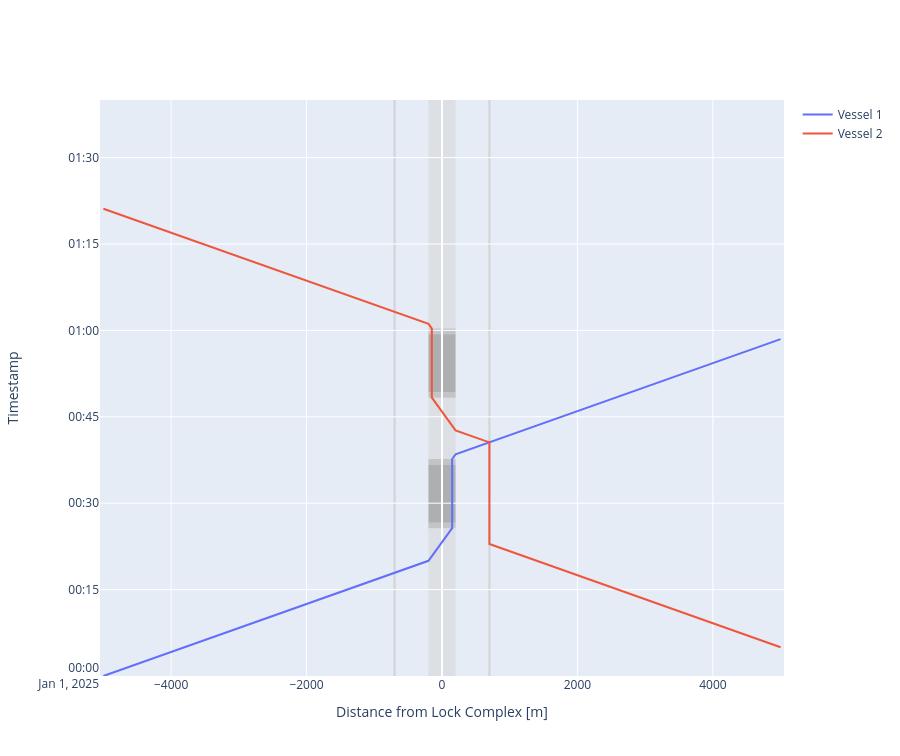

The cell this chart's notebook holds for it:
### Markdown cell above
##### Time-distance diagram
Lock chambers also have time-distance diagram plots, in which we can inspect the trajectories of the vessels and the lock chamber operation phases. We can now better understand why waiting time that emerged for the second vessel.

### Code cell
def cm_to_pixels(cm):
    return cm * 37.8 # Set figure height to 10 cmfig.update_layout(height=cm_to_pixels(10))

# We can plot the time-distance diagram
fig = lock_chamber.plot(xlimmin = -5050, 
                        xlimmax = 5050, 
                        ylimmin = datetime.datetime(2025, 1, 1, 0, 0, 0),
                        ylimmax = datetime.datetime(2025, 1, 1, 1, 40, 0),
                        method='Plotly')

fig.update_layout(height=cm_to_pixels(20))

### Figure 1 — Plotly figure (JSON) as saved in the notebook; plotly's stock layout.template omitted (floating-point values rounded to 4 significant figures)
{"data": [{"mode": "lines", "name": "Vessel 1", "type": "scatter", "x": [-5000.0, -700.0, -200.0, -200.0, 150.0, 150.0, 150.0, 150.0, 150.0, 150.0, 150.0, 150.0, 200.0, 200.0, 700.0, 5000.0], "xaxis": "x", "y": ["2025-01-01T00:00:00", "2025-01-01T00:17:55", "2025-01-01T00:20:00", "2025-01-01T00:20:00", "2025-01-01T00:25:40.172786", "2025-01-01T00:25:40.172786", "2025-01-01T00:26:40.172786", "2025-01-01T00:26:40.172786", "2025-01-01T00:36:40.172786", "2025-01-01T00:36:40.172786", "2025-01-01T00:37:40.172786", "2025-01-01T00:37:40.172786", "2025-01-01T00:38:28.768899", "2025-01-01T00:38:28.768899", "2025-01-01T00:40:33.768899", "2025-01-01T00:58:28.768899"], "yaxis": "y"}, {"mode": "lines", "name": "Vessel 2", "type": "scatter", "x": [5000.0, 700.0, 700.0, 700.0, 200.0, 200.0, -150.0, -150.0, -150.0, -150.0, -150.0, -150.0, -150.0, -150.0, -200.0, -200.0, -700.0, -5000.0], "xaxis": "x", "y": ["2025-01-01T00:05:00", "2025-01-01T00:22:55", "2025-01-01T00:40:33.768898", "2025-01-01T00:40:33.768898", "2025-01-01T00:42:38.768898", "2025-01-01T00:42:38.768898", "2025-01-01T00:48:18.941684", "2025-01-01T00:48:18.941685", "2025-01-01T00:49:18.941685", "2025-01-01T00:49:18.941685", "2025-01-01T00:59:18.941685", "2025-01-01T00:59:18.941685", "2025-01-01T01:00:18.941685", "2025-01-01T01:00:18.941685", "2025-01-01T01:01:07.537797", "2025-01-01T01:01:07.537797", "2025-01-01T01:03:12.537797", "2025-01-01T01:21:07.537797"], "yaxis": "y"}], "layout": {"height": 756, "shapes": [{"fillcolor": "lightgrey", "layer": "below", "line": {"width": 0}, "name": "Lock Geometry", "opacity": 0.5, "type": "rect", "x0": -200, "x1": 200, "y0": "2025-01-01T00:00:00", "y1": "2025-01-01T01:40:00"}, {"fillcolor": "darkgrey", "layer": "below", "line": {"width": 0}, "name": "Lock gate closing", "opacity": 0.5, "type": "rect", "x0": -200, "x1": 200, "xref": "x", "y0": "2025-01-01T00:25:40.172786", "y1": "2025-01-01T00:26:40.172786", "yref": "y"}, {"fillcolor": "grey", "layer": "below", "line": {"width": 0}, "name": "Lock levelling", "opacity": 0.5, "type": "rect", "x0": -200, "x1": 200, "xref": "x", "y0": "2025-01-01T00:26:40.172786", "y1": "2025-01-01T00:36:40.172786", "yref": "y"}, {"fillcolor": "darkgrey", "layer": "below", "line": {"width": 0}, "name": "Lock gate opening", "opacity": 0.5, "type": "rect", "x0": -200, "x1": 200, "xref": "x", "y0": "2025-01-01T00:36:40.172786", "y1": "2025-01-01T00:37:40.172786", "yref": "y"}, {"fillcolor": "darkgrey", "layer": "below", "line": {"width": 0}, "name": "Lock gate closing", "opacity": 0.5, "type": "rect", "x0": -200, "x1": 200, "xref": "x", "y0": "2025-01-01T00:48:18.941685", "y1": "2025-01-01T00:49:18.941685", "yref": "y"}, {"fillcolor": "grey", "layer": "below", "line": {"width": 0}, "name": "Lock levelling", "opacity": 0.5, "type": "rect", "x0": -200, "x1": 200, "xref": "x", "y0": "2025-01-01T00:49:18.941685", "y1": "2025-01-01T00:59:18.941685", "yref": "y"}, {"fillcolor": "darkgrey", "layer": "below", "line": {"width": 0}, "name": "Lock gate opening", "opacity": 0.5, "type": "rect", "x0": -200, "x1": 200, "xref": "x", "y0": "2025-01-01T00:59:18.941685", "y1": "2025-01-01T01:00:18.941685", "yref": "y"}, {"layer": "below", "line": {"color": "lightgrey"}, "type": "line", "x0": -700, "x1": -700, "xref": "x", "y0": 0, "y1": 1, "yref": "y domain"}, {"layer": "below", "line": {"color": "lightgrey"}, "type": "line", "x0": 700, "x1": 700, "xref": "x", "y0": 0, "y1": 1, "yref": "y domain"}], "showlegend": true, "xaxis": {"anchor": "y", "domain": [0, 1], "range": [-5050, 5050], "title": {"text": "Distance from Lock Complex [m]"}}, "yaxis": {"anchor": "x", "domain": [0, 1], "range": ["2025-01-01T00:00:00", "2025-01-01T01:40:00"], "title": {"text": "Timestamp"}}}}
